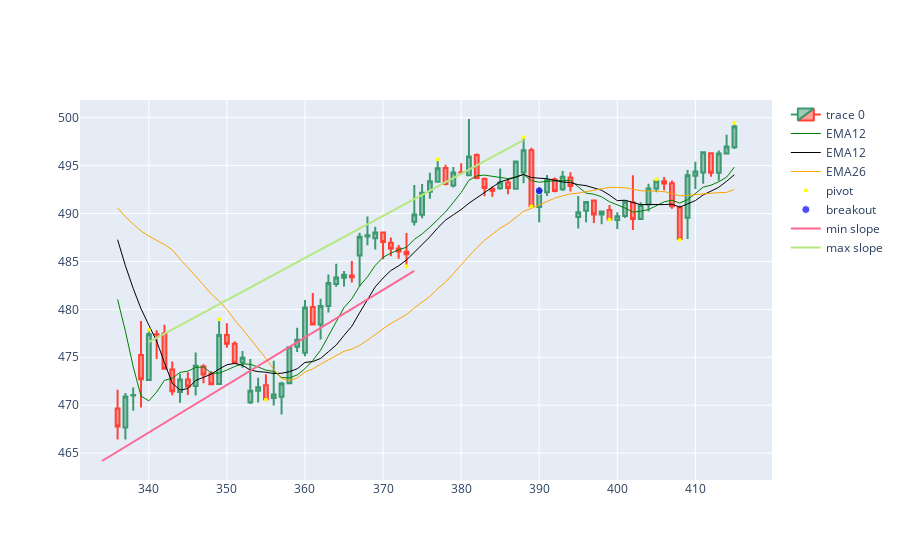
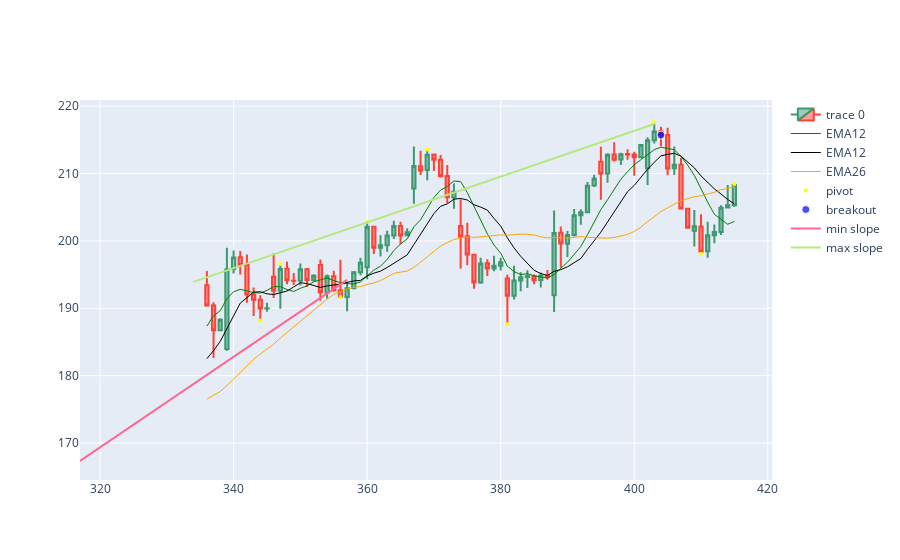
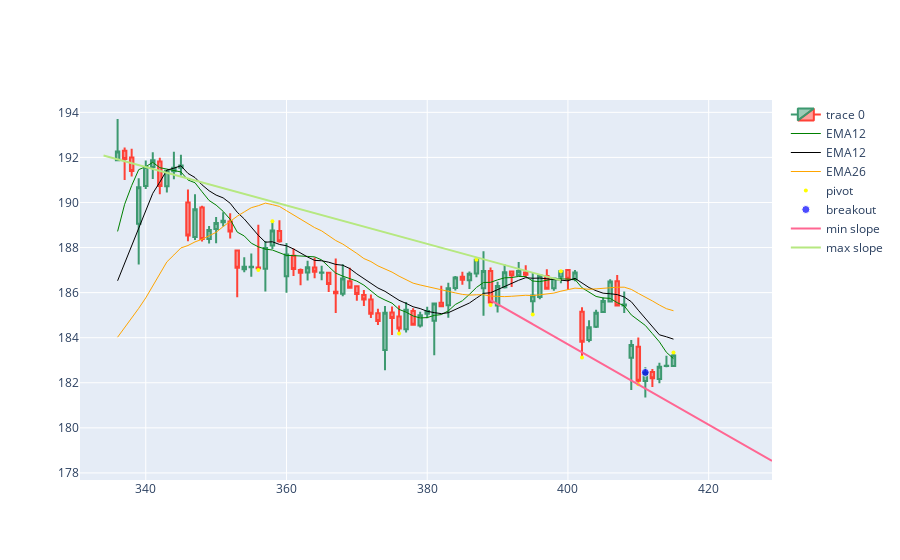
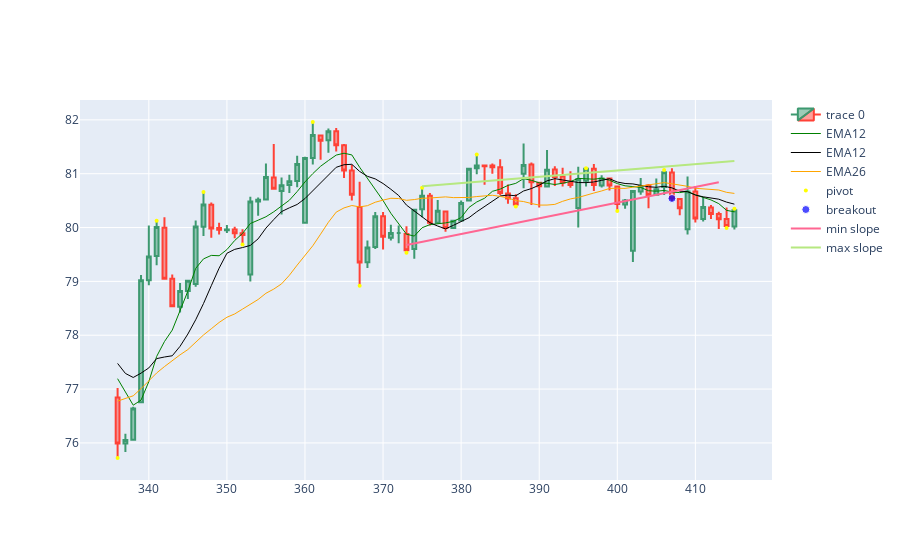

The code cell stored with these charts, in order, in its notebook:
### Code cell
#tickers = ['AMZN', 'SPY', "QQQ", "IWM", 'TSLA', 'GOOG', 'PINS',  'BABA', "DIS", "BA", "WFC", "SPOT"]
symbol_file = "/Users/arifman/dev/RSI-divergence-detector/input/options_symbol.csv"
tickers = pd.read_csv(symbol_file)['ticker'].to_list()
timeframe = [
    # ['1m', '7d'], 
    ['5m', '60d'], 
    ['15m', '60d'], 
    ['1h', '60d'],
    # ['1d', '6mo']
]
for t in tickers:
    for tf in timeframe:
        resDF = get_data(t, tf[0], tf[1])
        #print(resDF["pointpos"])
        if resDF is None:
            continue
        res = formed_tri_signal(resDF.copy(), 100)
        if not res:
            continue

        df = res["frame"]
        if df.shape[0]:
            breakoutDF = df[df['breakout'] != 0]
            breakout_max = abs(breakoutDF.tail(10)['breakout'].max())
            breakout_min = abs(breakoutDF.tail(10)['breakout'].min())
            breakout = "Bullish" if breakout_max > breakout_min else "Bearish"
            print(f"{breakout} breakout detected for {t} on {tf[0]} timeframe")
            plot_chart(df, 50, res["xxmin"], res["xxmax"], res["slmin"], res["slmax"], res["intercmin"], res["intercmax"])
